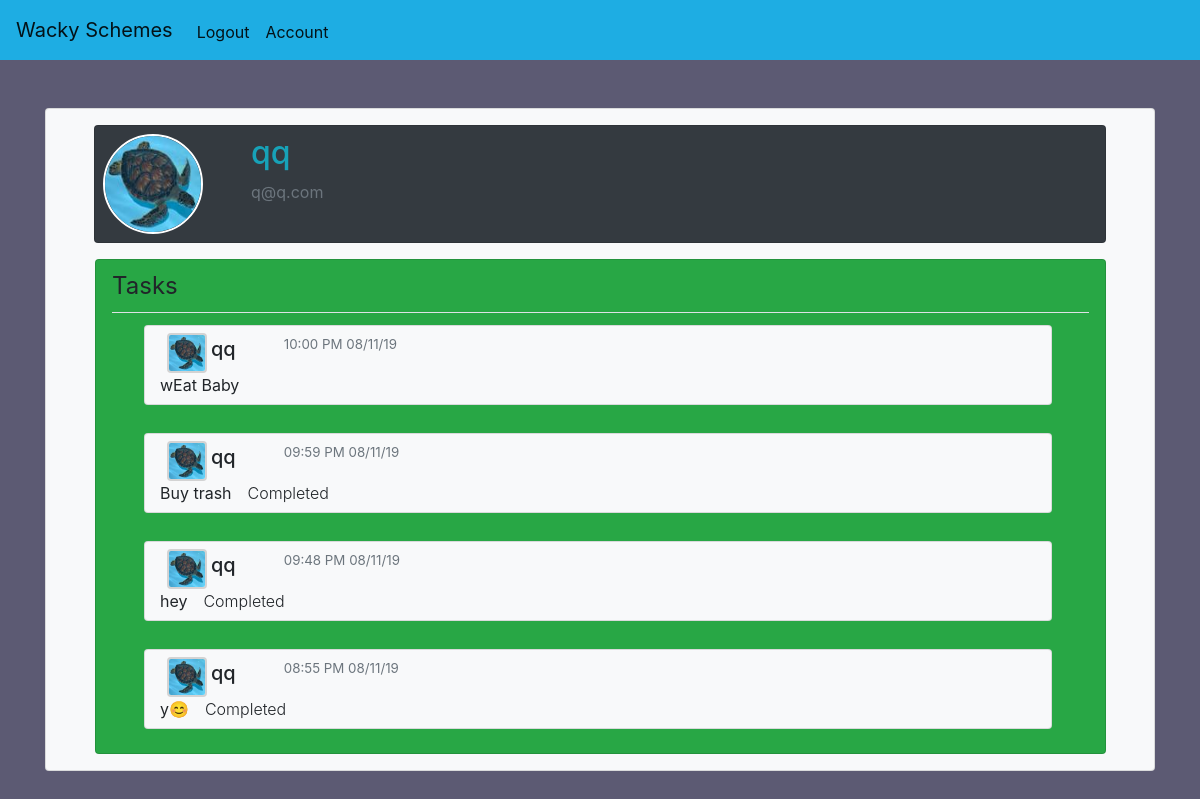
Page /account/5 (signed in) on the committed database.
### mainapp/models.py (models this page shows, shortened)
class User(db.Model, UserMixin):
    id = db.Column(db.Integer, primary_key=True)
    username = db.Column(db.String(20), unique=True, nullable=False )
    email = db.Column(db.String(120), unique=True, nullable=False)
    password = db.Column(db.String(60), nullable=False)
    image_file = db.Column(db.String(20), nullable=False, default='dflt.jpg')
    posts = db.relationship('Post', backref='author', lazy=True)
    comments = db.relationship('Comment', backref='comment', lazy=True)

class Post(db.Model):
    id = db.Column(db.Integer, primary_key=True)
    title = db.Column(db.String(100), nullable=False)
    content = db.Column(db.String(500), nullable=False)
    user_id = db.Column(db.Integer, db.ForeignKey('user.id'), nullable=False)
    date_posted = db.Column(db.DateTime, nullable=False, default=datetime.utcnow)
    comments = db.relationship('Comment', backref='comments', lazy=True)

### mainapp/routes.py (the view)
@app.route('/account/<account_id>', methods=['GET','POST'])
@login_required
def account(account_id):
    account = User.query.get_or_404(account_id)
    form = UpdateForm()
    tasks=Post.query.filter_by(user_id=account.id).all()
    localtimes = []
    if tasks:
        for task in tasks:
            localtimes.append(datetime_from_utc_to_local(task.date_posted))
    if form.validate_on_submit():
        if form.picture.data:
            picture_file = save_pic(form.picture.data)
            current_user.image_file = picture_file
        current_user.username = form.username.data
        current_user.email = form.email.data
        db.session.commit()
        flash(f"your account was updated", 'success')
        return redirect(url_for('account', account_id=current_user.id))
    elif request.method == 'GET':
        form.username.data = account.username
        form.email.data = account.email
    image_file = url_for('static', filename='pfps/'+current_user.image_file)
    return render_template('account.html', title=account.username+"'s tasks", image_file=image_file, account=account, localtimes=localtimes, form=form, tasks=tasks)

### mainapp/models.py (called while the page is built)
@login_manager.user_loader
def load_user(user_id):
    return User.query.get(int(user_id))

### mainapp/routes.py (called while the page is built)
def datetime_from_utc_to_local(utc_datetime):
    now_timestamp = time.time()
    offset = datetime.fromtimestamp(now_timestamp) - datetime.utcfromtimestamp(now_timestamp)
    return utc_datetime + offset

### mainapp/templates/account.html (shortened to what this page needs)
{% extends 'layout.html' %}
{% block content %}
<div class="card bg-light">
<div class="content-section ml-5 mt-3 mr-5">
  <div class="card bg-dark mb-3">
    <div class="m-2">
  <div class="media">
    <img class="" style="border: 2px white solid; border-radius:50%; height:100px;width:100px;"src="{{url_for('static' ,filename='pfps/'+account.image_file)}}">
    <div class="media-body ml-5">
      <h2 class="account-heading text-info">{{account.username}}</h2>
      <p class="text-secondary">{{account.email}}</p>
    </div>
  </div>
</div>
</div>
<div class="row">
  {% if account.id == current_user.id %}
  <div class="card bg-success ml-5 mb-3" style="width:45%;">
    <div class="title border-bottom ml-3 mr-3 mt-2 mb-2 text-right ">
  {% else %}
  <div class="card bg-success ml-3 mb-3" style="width:97%;">
    <div class="title border-bottom ml-3 mr-3 mt-2 mb-2 text-left ">
  {% endif %}
      <legend>Tasks</legend>
    </div>
    {%for task in tasks| reverse %}
    {% if task.content != 'Completed' %}
    {% include 'accountpost.html' %}
    {% endif %}
    {%endfor%}
    {%for task in tasks| reverse %}
    {% if task.content == 'Completed' %}
    {% include 'accountpost.html' %}
    {% endif %}
    {%endfor%}
  </div>
  </div>
  </div>
</div>
{% endblock content %}

### mainapp/templates/layout.html (shortened to what this page needs)
<!doctype html>
<html lang="en">
  <head>
    <link rel="stylesheet" href="https://maxcdn.bootstrapcdn.com/bootstrap/4.0.0/css/bootstrap.min.css">
  </head>
  <body>
  <nav class="sticky-top navbar navbar-expand-lg navbar-light" style="background-color:rgb(30, 173, 227)">
    <a class="navbar-brand" href="{{url_for('home')}}">Wacky Schemes</a>
    <div class="collapse navbar-collapse" id="navbarSupportedContent">
    <ul class="navbar-nav mr-auto mt-1">
      {% if current_user.is_authenticated %}
      <li class="nav-item active">
        <a class="nav-link navtext" href="{{url_for('logout')}}">Logout<span class="sr-only">(current)</span></a>
      </li>
      <li class="nav-item active">
        <a class="nav-link navtext" href="{{url_for('account', account_id=current_user.id)}}">Account<span class="sr-only">(current)</span></a>
      </li>
      {% endif %}
    <ul>
    </div>
  </nav>
    <div class="container mt-5">
      {%block content%}
      {%endblock %}
  </div>
  </body>
</html>

### mainapp/templates/accountpost.html (shortened to what this page needs)
{% if account.id == current_user.id %}
<div class="card ml-3 mt-1 bg-light mb-4" id="tasksection{{task.id}}" style="width:90%; height:80px">
{% else %}
<div class="card ml-5 mt-1 bg-light mb-4" id="tasksection{{task.id}}"style="width:90%; height:80px">
{% endif %}
  <div class="card-body" style="margin-left: -30px; margin-top:-7px;">
    <div class="row ml-2" style="margin-top: -6px;">
      <img src="{{url_for('static', filename='pfps/'+task.author.image_file)}}" class="ml-4" style="border: 2px solid lightgrey; border-radius:10%; width:40px; height: 40px;" alt="">
    <h5 class="ml-1 mt-1"><a style="color:inherit; text-decoration:none" href="{{url_for('account', account_id=task.author.id)}}">{{task.author.username}}</a></h5>
    <p class="text-muted ml-5" style="font-size:10pt; margin-top: 2px;">{{localtimes[tasks.index(task)].strftime('%I:%M %p %x')}}</p>
  </div>
    <div class="row">
    <ul style="list-style-type:none; display:flex; flex-direction: row;">
      <li class="font-weight-normal"><a href="{{url_for('post', post_id=task.id)}}" style="color:inherit; text-decoration:none;">{{task.title}}</a></li>
      <li class="font-weight-light ml-3" id='content{{task.id}}'>{{task.content}}</li>
    </ul>
  </div>
  </div>
</div>

### mainapp/templates/layout.html (style rules this page uses)
body { background: rgba(92, 90, 115, 1); }

### rows in the picture
User: image_file (picture), username "qq", email "q@q.com"
Post: image_file (picture), author.username "qq", localtimes "10:00 PM 08/11/19", title "wEat Baby"
Post: image_file (picture), author.username "qq", localtimes "09:59 PM 08/11/19", title "Buy trash", content "Completed"
Post: image_file (picture), author.username "qq", localtimes "09:48 PM 08/11/19", title "hey", content "Completed"
Post: image_file (picture), author.username "qq", localtimes "08:55 PM 08/11/19", title "y😊", content "Completed"
